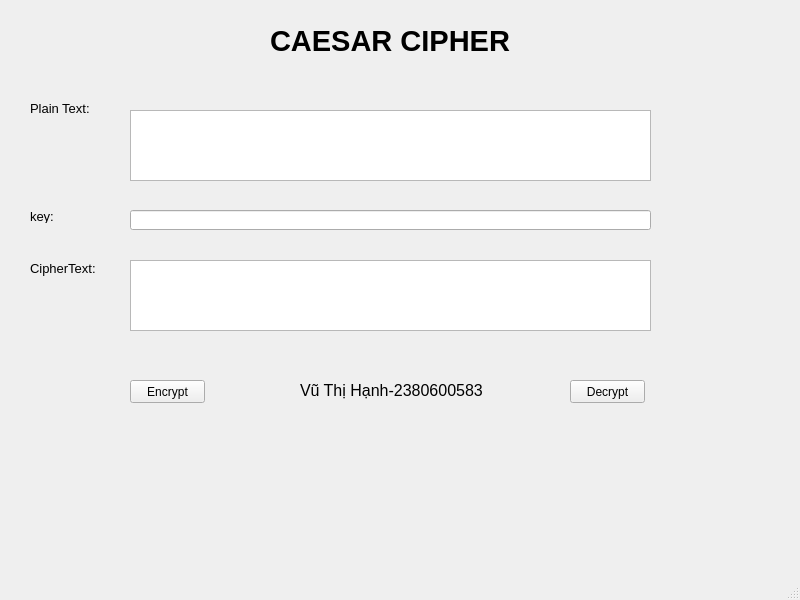
<?xml version="1.0" encoding="UTF-8"?>
<ui version="4.0">
 <class>MainWindow</class>
 <widget class="QMainWindow" name="MainWindow">
  <property name="geometry">
   <rect>
    <x>0</x>
    <y>0</y>
    <width>800</width>
    <height>600</height>
   </rect>
  </property>
  <property name="windowTitle">
   <string>MainWindow</string>
  </property>
  <widget class="QWidget" name="centralwidget">
   <widget class="QLabel" name="label">
    <property name="geometry">
     <rect>
      <x>270</x>
      <y>20</y>
      <width>251</width>
      <height>41</height>
     </rect>
    </property>
    <property name="font">
     <font>
      <pointsize>22</pointsize>
      <weight>75</weight>
      <bold>true</bold>
     </font>
    </property>
    <property name="text">
     <string>CAESAR CIPHER</string>
    </property>
   </widget>
   <widget class="QLabel" name="txt_plain_text">
    <property name="geometry">
     <rect>
      <x>30</x>
      <y>100</y>
      <width>61</width>
      <height>16</height>
     </rect>
    </property>
    <property name="font">
     <font>
      <pointsize>10</pointsize>
     </font>
    </property>
    <property name="text">
     <string>Plain Text:</string>
    </property>
   </widget>
   <widget class="QTextEdit" name="textEdit">
    <property name="geometry">
     <rect>
      <x>130</x>
      <y>110</y>
      <width>521</width>
      <height>71</height>
     </rect>
    </property>
   </widget>
   <widget class="QLineEdit" name="lineEdit">
    <property name="geometry">
     <rect>
      <x>130</x>
      <y>210</y>
      <width>521</width>
      <height>20</height>
     </rect>
    </property>
   </widget>
   <widget class="QTextEdit" name="textEdit_2">
    <property name="geometry">
     <rect>
      <x>130</x>
      <y>260</y>
      <width>521</width>
      <height>71</height>
     </rect>
    </property>
   </widget>
   <widget class="QLabel" name="txt_key">
    <property name="geometry">
     <rect>
      <x>30</x>
      <y>210</y>
      <width>47</width>
      <height>13</height>
     </rect>
    </property>
    <property name="font">
     <font>
      <pointsize>10</pointsize>
     </font>
    </property>
    <property name="text">
     <string>key:</string>
    </property>
   </widget>
   <widget class="QLabel" name="txt_cipher_text">
    <property name="geometry">
     <rect>
      <x>30</x>
      <y>260</y>
      <width>71</width>
      <height>16</height>
     </rect>
    </property>
    <property name="font">
     <font>
      <pointsize>10</pointsize>
     </font>
    </property>
    <property name="text">
     <string>CipherText:</string>
    </property>
   </widget>
   <widget class="QPushButton" name="btn_encrypt">
    <property name="geometry">
     <rect>
      <x>130</x>
      <y>380</y>
      <width>75</width>
      <height>23</height>
     </rect>
    </property>
    <property name="text">
     <string>Encrypt</string>
    </property>
   </widget>
   <widget class="QPushButton" name="btn_decrypt">
    <property name="geometry">
     <rect>
      <x>570</x>
      <y>380</y>
      <width>75</width>
      <height>23</height>
     </rect>
    </property>
    <property name="text">
     <string>Decrypt</string>
    </property>
   </widget>
   <widget class="QLabel" name="label_5">
    <property name="geometry">
     <rect>
      <x>300</x>
      <y>380</y>
      <width>211</width>
      <height>20</height>
     </rect>
    </property>
    <property name="font">
     <font>
      <pointsize>12</pointsize>
     </font>
    </property>
    <property name="text">
     <string>Vũ Thị Hạnh-2380600583</string>
    </property>
   </widget>
  </widget>
  <widget class="QStatusBar" name="statusbar"/>
  <widget class="QMenuBar" name="menubar">
   <property name="geometry">
    <rect>
     <x>0</x>
     <y>0</y>
     <width>800</width>
     <height>21</height>
    </rect>
   </property>
  </widget>
 </widget>
 <resources/>
 <connections/>
</ui>
